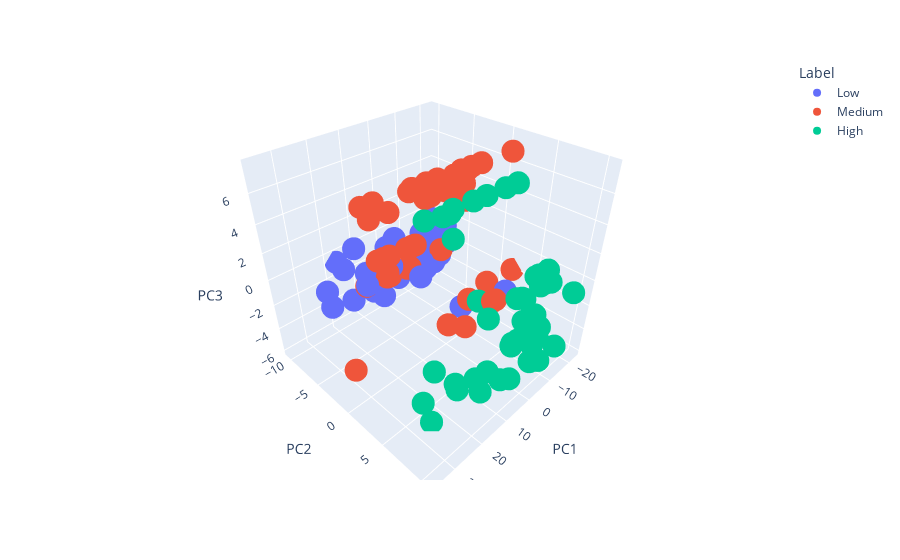

Notebook cell for this chart:
### Code cell
plot_PCA_3D(pc_df, pca)

### Figure 1 — Plotly figure (JSON) as saved in the notebook; plotly's stock layout.template omitted (floating-point values rounded to 4 significant figures; data arrays with more than 128 entries replaced by an {"elided": "..."} marker saying what was removed)
{"data": [{"hovertemplate": "Label=Low<br>PC1=%{x}<br>PC2=%{y}<br>PC3=%{z}<extra></extra>", "legendgroup": "Low", "marker": {"color": "#636efa", "symbol": "circle"}, "mode": "markers", "name": "Low", "scene": "scene", "showlegend": true, "type": "scatter3d", "x": {"elided": "303 float values"}, "y": {"elided": "303 float values"}, "z": {"elided": "303 float values"}}, {"hovertemplate": "Label=Medium<br>PC1=%{x}<br>PC2=%{y}<br>PC3=%{z}<extra></extra>", "legendgroup": "Medium", "marker": {"color": "#EF553B", "symbol": "circle"}, "mode": "markers", "name": "Medium", "scene": "scene", "showlegend": true, "type": "scatter3d", "x": {"elided": "332 float values"}, "y": {"elided": "332 float values"}, "z": {"elided": "332 float values"}}, {"hovertemplate": "Label=High<br>PC1=%{x}<br>PC2=%{y}<br>PC3=%{z}<extra></extra>", "legendgroup": "High", "marker": {"color": "#00cc96", "symbol": "circle"}, "mode": "markers", "name": "High", "scene": "scene", "showlegend": true, "type": "scatter3d", "x": {"elided": "365 float values"}, "y": {"elided": "365 float values"}, "z": {"elided": "365 float values"}}], "layout": {"legend": {"title": {"text": "Label"}, "tracegroupgap": 0}, "margin": {"t": 60}, "scene": {"domain": {"x": [0, 1], "y": [0, 1]}, "xaxis": {"title": {"text": "PC1"}}, "yaxis": {"title": {"text": "PC2"}}, "zaxis": {"title": {"text": "PC3"}}}, "showlegend": true}}
